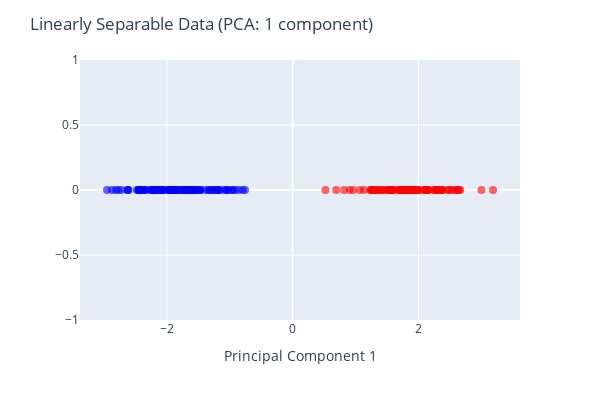

The notebook cell saved with this chart:
### Markdown cell above
As you can see, the first component separates both groups.

### Code cell
# Projecting the transformed data into the first component space
figL1 = px.scatter(
    x=dataL[:, 0],
    y=np.zeros_like(dataL[:, 0]),
    color=yl,
    color_continuous_scale='bluered'
)
figL1.update_traces(marker=dict(size=8, opacity=0.6))
figL1.update_layout(
    coloraxis_showscale=False,
    width=600,
    height=400,
    xaxis_title='Principal Component 1',
    yaxis_title='',
    title='Linearly Separable Data (PCA: 1 component)'
)
figL1.show()

### Figure 1 — Plotly figure (JSON) as saved in the notebook; plotly's stock layout.template omitted (floating-point values rounded to 4 significant figures; data arrays with more than 128 entries replaced by an {"elided": "..."} marker saying what was removed)
{"data": [{"hovertemplate": "x=%{x}<br>y=%{y}<br>color=%{marker.color}<extra></extra>", "legendgroup": "", "marker": {"color": {"elided": "200 int values"}, "coloraxis": "coloraxis", "opacity": 0.6, "size": 8, "symbol": "circle"}, "mode": "markers", "name": "", "orientation": "v", "showlegend": false, "type": "scatter", "x": {"elided": "200 float values"}, "xaxis": "x", "y": {"elided": "200 int values"}, "yaxis": "y"}], "layout": {"coloraxis": {"colorbar": {"title": {"text": "color"}}, "colorscale": [[0, "rgb(0,0,255)"], [1, "rgb(255,0,0)"]], "showscale": false}, "height": 400, "legend": {"tracegroupgap": 0}, "margin": {"t": 60}, "title": {"text": "Linearly Separable Data (PCA: 1 component)"}, "width": 600, "xaxis": {"anchor": "y", "domain": [0, 1], "title": {"text": "Principal Component 1"}}, "yaxis": {"anchor": "x", "domain": [0, 1], "title": {"text": ""}}}}
